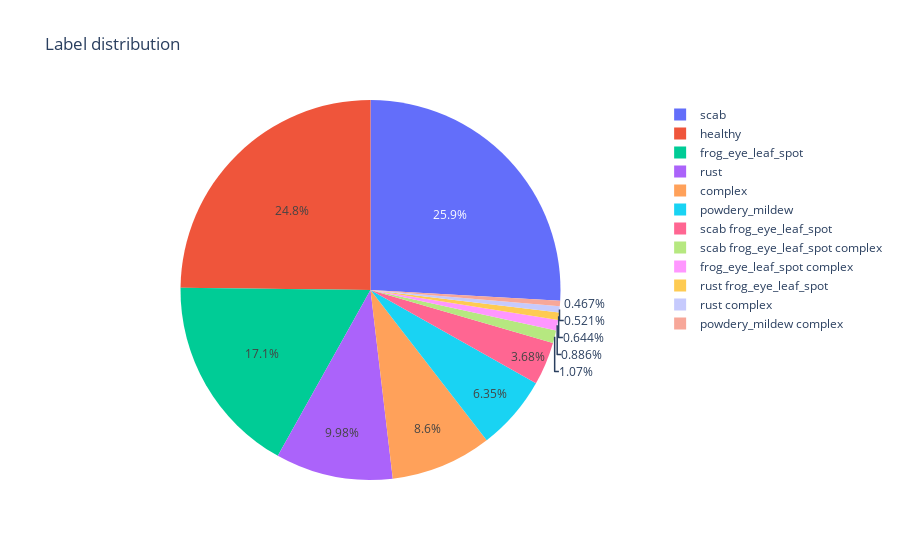

Here is the notebook cell this chart was saved with:
### Code cell
fig = go.Figure(data=[go.Pie(labels=source.index,values=source.values)])
fig.update_layout(title='Label distribution')
fig.show()

### Figure 1 — Plotly figure (JSON) as saved in the notebook; plotly's stock layout.template omitted (floating-point values rounded to 4 significant figures)
{"data": [{"labels": ["scab", "healthy", "frog_eye_leaf_spot", "rust", "complex", "powdery_mildew", "scab frog_eye_leaf_spot", "scab frog_eye_leaf_spot complex", "frog_eye_leaf_spot complex", "rust frog_eye_leaf_spot", "rust complex", "powdery_mildew complex"], "type": "pie", "values": [4826, 4624, 3181, 1860, 1602, 1184, 686, 200, 165, 120, 97, 87]}], "layout": {"title": {"text": "Label distribution"}}}
